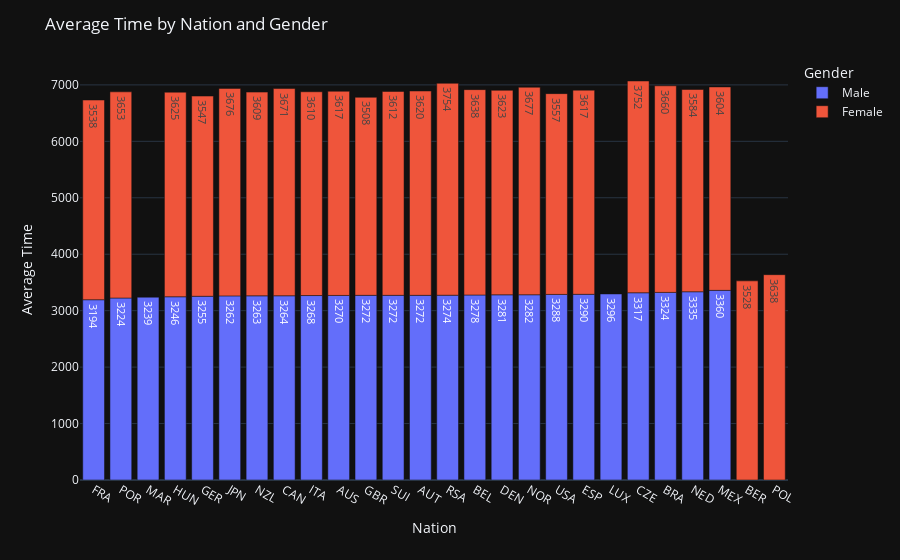

Notebook source saved alongside this figure:
### Code cell
#more interactive visual with hover labels
import plotly.express as px

# Create an interactive barplot
fig = px.bar(
    avg_times.reset_index(),
    x='Nation',
    y='Average_Time',
    color='Gender',
    text='Average_Time',  # Optional: Show the average time directly on bars
    hover_data={'Average_Time': True, 'Num_Participants': True, 'Nation': False}
)

# Update layout for better appearance
fig.update_layout(
    title="Average Time by Nation and Gender",
    xaxis_title="Nation",
    yaxis_title="Average Time",
    legend_title="Gender",
    template="plotly_dark",  # Optional for a dark theme
)

# Show the figure
fig.show()

### Figure 1 — Plotly figure (JSON) as saved in the notebook; plotly's stock layout.template omitted (floating-point values rounded to 4 significant figures)
{"data": [{"alignmentgroup": "True", "customdata": [[26], [15], [4], [24], [40], [25], [20], [13], [12], [26], [17], [16], [11], [6], [17], [6], [14], [20], [24], [4], [4], [13], [14], [5]], "hovertemplate": "Gender=Male<br>Average_Time=%{text}<br>Num_Participants=%{customdata[0]}<extra></extra>", "legendgroup": "Male", "marker": {"color": "#636efa", "pattern": {"shape": ""}}, "name": "Male", "offsetgroup": "Male", "orientation": "v", "showlegend": true, "text": [3194, 3224, 3239, 3246, 3255, 3262, 3263, 3264, 3268, 3270, 3272, 3272, 3272, 3274, 3278, 3281, 3282, 3288, 3290, 3296, 3317, 3324, 3335, 3360], "textposition": "auto", "type": "bar", "x": ["FRA", "POR", "MAR", "HUN", "GER", "JPN", "NZL", "CAN", "ITA", "AUS", "GBR", "SUI", "AUT", "RSA", "BEL", "DEN", "NOR", "USA", "ESP", "LUX", "CZE", "BRA", "NED", "MEX"], "xaxis": "x", "y": [3194, 3224, 3239, 3246, 3255, 3262, 3263, 3264, 3268, 3270, 3272, 3272, 3272, 3274, 3278, 3281, 3282, 3288, 3290, 3296, 3317, 3324, 3335, 3360], "yaxis": "y"}, {"alignmentgroup": "True", "customdata": [[32], [4], [18], [42], [34], [16], [6], [16], [15], [13], [19], [28], [9], [7], [7], [13], [10], [10], [14], [9], [20], [7], [10], [7]], "hovertemplate": "Gender=Female<br>Average_Time=%{text}<br>Num_Participants=%{customdata[0]}<extra></extra>", "legendgroup": "Female", "marker": {"color": "#EF553B", "pattern": {"shape": ""}}, "name": "Female", "offsetgroup": "Female", "orientation": "v", "showlegend": true, "text": [3508, 3528, 3538, 3547, 3557, 3584, 3604, 3609, 3610, 3612, 3617, 3617, 3620, 3623, 3625, 3638, 3638, 3653, 3660, 3671, 3676, 3677, 3752, 3754], "textposition": "auto", "type": "bar", "x": ["GBR", "BER", "FRA", "GER", "USA", "NED", "MEX", "NZL", "ITA", "SUI", "ESP", "AUS", "AUT", "DEN", "HUN", "BEL", "POL", "POR", "BRA", "CAN", "JPN", "NOR", "CZE", "RSA"], "xaxis": "x", "y": [3508, 3528, 3538, 3547, 3557, 3584, 3604, 3609, 3610, 3612, 3617, 3617, 3620, 3623, 3625, 3638, 3638, 3653, 3660, 3671, 3676, 3677, 3752, 3754], "yaxis": "y"}], "layout": {"barmode": "relative", "legend": {"title": {"text": "Gender"}, "tracegroupgap": 0}, "margin": {"t": 60}, "title": {"text": "Average Time by Nation and Gender"}, "xaxis": {"anchor": "y", "domain": [0, 1], "title": {"text": "Nation"}}, "yaxis": {"anchor": "x", "domain": [0, 1], "title": {"text": "Average Time"}}}}
